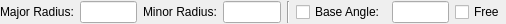
<?xml version="1.0" encoding="UTF-8"?>
<ui version="4.0">
 <class>LC_Ellipse1PointOptions</class>
 <widget class="QWidget" name="LC_Ellipse1PointOptions">
  <property name="geometry">
   <rect>
    <x>0</x>
    <y>0</y>
    <width>506</width>
    <height>24</height>
   </rect>
  </property>
  <property name="windowTitle">
   <string>Form</string>
  </property>
  <layout class="QGridLayout" name="gridLayout">
   <property name="leftMargin">
    <number>0</number>
   </property>
   <property name="topMargin">
    <number>1</number>
   </property>
   <property name="rightMargin">
    <number>1</number>
   </property>
   <property name="bottomMargin">
    <number>1</number>
   </property>
   <item row="0" column="7">
    <widget class="QCheckBox" name="cbFreeAngle">
     <property name="text">
      <string>Free</string>
     </property>
    </widget>
   </item>
   <item row="0" column="4">
    <widget class="Line" name="line">
     <property name="orientation">
      <enum>Qt::Vertical</enum>
     </property>
    </widget>
   </item>
   <item row="0" column="1">
    <widget class="QLineEdit" name="leMajorRadius">
     <property name="minimumSize">
      <size>
       <width>30</width>
       <height>0</height>
      </size>
     </property>
     <property name="maximumSize">
      <size>
       <width>60</width>
       <height>16777215</height>
      </size>
     </property>
    </widget>
   </item>
   <item row="0" column="6">
    <widget class="QLineEdit" name="leAngle">
     <property name="minimumSize">
      <size>
       <width>30</width>
       <height>0</height>
      </size>
     </property>
     <property name="maximumSize">
      <size>
       <width>60</width>
       <height>16777215</height>
      </size>
     </property>
    </widget>
   </item>
   <item row="0" column="2">
    <widget class="QLabel" name="label_2">
     <property name="text">
      <string>Minor Radius:</string>
     </property>
    </widget>
   </item>
   <item row="0" column="0">
    <widget class="QLabel" name="label">
     <property name="text">
      <string>Major Radius:</string>
     </property>
    </widget>
   </item>
   <item row="0" column="5">
    <widget class="QCheckBox" name="cbAngle">
     <property name="text">
      <string>Base Angle:</string>
     </property>
    </widget>
   </item>
   <item row="0" column="3">
    <widget class="QLineEdit" name="leMinorRadius">
     <property name="minimumSize">
      <size>
       <width>30</width>
       <height>0</height>
      </size>
     </property>
     <property name="maximumSize">
      <size>
       <width>60</width>
       <height>16777215</height>
      </size>
     </property>
    </widget>
   </item>
   <item row="0" column="8">
    <spacer name="horizontalSpacer">
     <property name="orientation">
      <enum>Qt::Horizontal</enum>
     </property>
     <property name="sizeHint" stdset="0">
      <size>
       <width>0</width>
       <height>20</height>
      </size>
     </property>
    </spacer>
   </item>
  </layout>
 </widget>
 <resources/>
 <connections/>
</ui>
